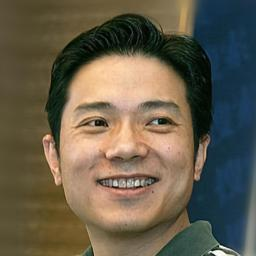
#> input picture Generate Masked Images/original_images/1.jpg, 256 x 256 px; its folder holds 4 pictures in this run
$ python mask_operation.py
#> lines starting #> are read from the running program, lines starting #| are printed output that depends on the picture; after the words box and inside, x2 and y2 are one past the last pixel; in counts of white or black regions, pixels touching at a corner belong together
import cv2
import numpy as np

for count in range(1,6):

    mask_path = 'masks/' +str(count) +'.png'
    image_path = 'original_images/' +str(count) +'.jpg'
    print("Mask Path : "+mask_path)
    print("Image Path : " + image_path)

    original_image = cv2.imread(image_path)
#> original_image is the input picture: shape (256, 256, 3); mean B, G, R 75.2, 93, 101.4
    mask = cv2.imread(mask_path)

    #--- Resizing the mask to the shape of original image ---
    resizedMask = cv2.resize(mask , (original_image.shape[1], original_image.shape[0]))

    #--- Apply Otsu threshold---
    ret, image_mask = cv2.threshold(resizedMask[:,:,0], 0, 255, cv2.THRESH_BINARY|cv2.THRESH_OTSU)
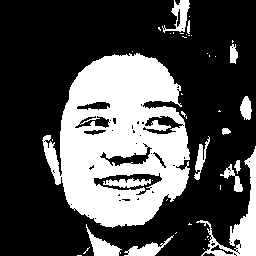
#> image_mask: shape (256, 256); 31.1% white; 43 white regions (30 under 20 px), largest, box (x1, y1, x2, y2) and area: (42, 53, 190, 228) 16377, (196, 146, 256, 256) 1585, (86, 224, 122, 256) 426
#> ret = 88

    #Show the resized mask
    #cv2.imshow('image_mask', image_mask)

    #Save the mask image
    #cv2.imwrite('masks_resized/mask_'+str(count)+'.png', image_mask)

    original_image_copy = original_image.copy()

    #--- Copy pixel values
    original_image_copy[np.where(image_mask == 255)] = resizedMask[np.where(image_mask == 255)]

    #Show the masked image
    #cv2.imshow('result', original_image_copy)

    #Save the masked image
    cv2.imwrite('masked_images/masked_image_'+str(count)+'.png', original_image_copy)
    print("Masked image is generated succesfully.\n" + image_path)
    cv2.waitKey()
    cv2.destroyAllWindows()
#> pass 2 of the loop `for count in range(1,6):`:
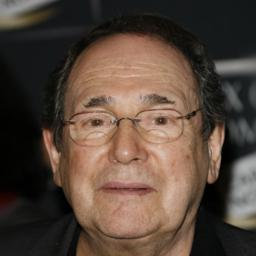
#> input picture Generate Masked Images/original_images/2.jpg, 256 x 256 px
#> original_image is the input picture: shape (256, 256, 3); mean B, G, R 58.7, 69.9, 86.7
#> `ret, image_mask = cv2.threshold(resizedMask[:,:,0], 0, 255, cv2.THRESH..`:
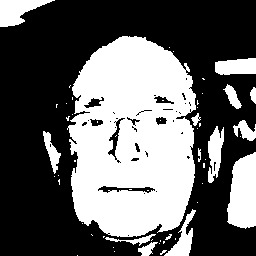
#> image_mask: shape (256, 256); 39.6% white; 56 white regions (41 under 20 px), largest, box (x1, y1, x2, y2) and area: (67, 36, 196, 237) 20256, (227, 152, 256, 229) 1775, (0, 0, 55, 27) 810
#> ret = 67
#> pass 3 of the loop `for count in range(1,6):`:
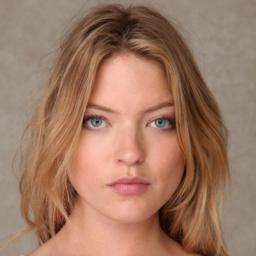
#> input picture Generate Masked Images/original_images/3.jpg, 256 x 256 px
#> original_image is the input picture: shape (256, 256, 3); mean B, G, R 100.4, 120.8, 158.9
#> `ret, image_mask = cv2.threshold(resizedMask[:,:,0], 0, 255, cv2.THRESH..`:
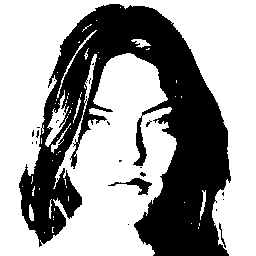
#> image_mask: shape (256, 256); 62.7% white; 24 black regions (21 under 20 px), largest, box (x1, y1, x2, y2) and area: (19, 4, 231, 256) 24074, (108, 178, 152, 195) 235, (219, 223, 226, 248) 40
#> ret = 91
#> (the run stopped early here; a loop or call above may not have finished)
